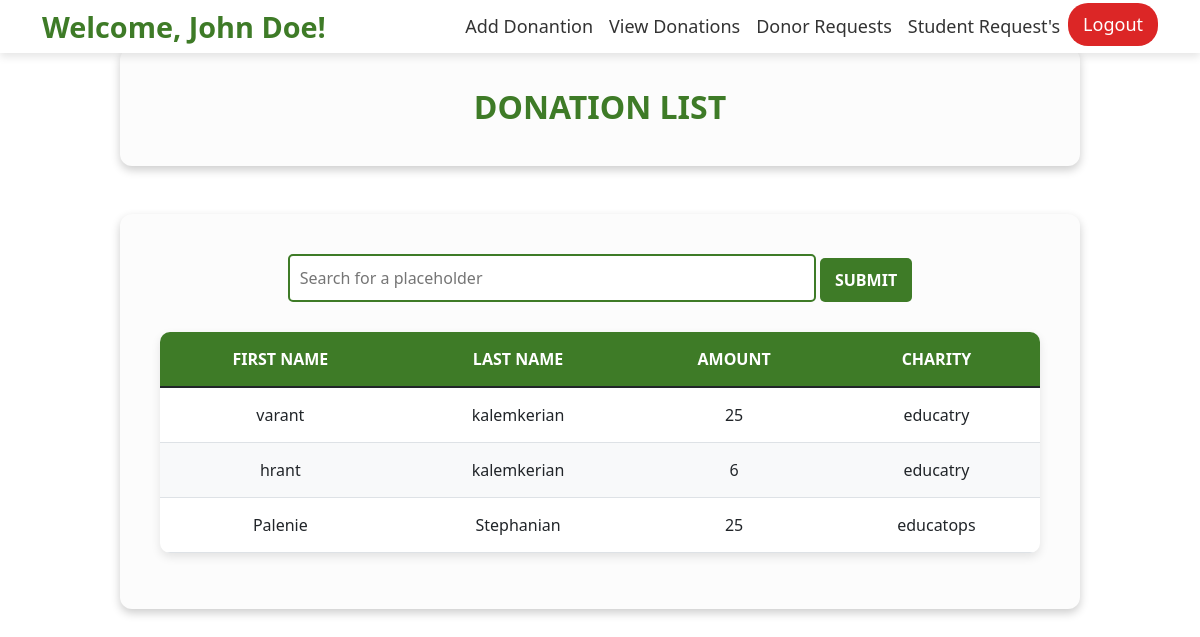
Screenshot of /assets/html/view.php (signed in) with the database file from the repository.
### tables this page shows
CREATE TABLE `donation` (
  `id` int(10) NOT NULL,
  `firstName` varchar(50) NOT NULL,
  `lastName` varchar(50) NOT NULL,
  `amount` bigint(20) NOT NULL,
  `phoneNumber` bigint(8) NOT NULL,
  `email` varchar(50) NOT NULL,
  `charity_id` int(11) NOT NULL
);

CREATE TABLE `charity` (
  `id` int(11) NOT NULL,
  `c_name` varchar(50) NOT NULL,
  `img` blob NOT NULL,
  `title` varchar(150) NOT NULL,
  `text_desc` varchar(500) NOT NULL,
  `code_type` int(11) NOT NULL
);

### assets/html/view.php (the view, shortened to what this page needs)
<?php
    include '../php/connection.php';
?>
<!DOCTYPE html>
<html lang="en">
<head>
    <link href="https://cdn.jsdelivr.net/npm/bootstrap@5.1.3/dist/css/bootstrap.min.css" rel="stylesheet">
    <link rel="stylesheet" href="../css/styles.css">
</head>
<body>
    <nav id="#navbar" class="navbar navbar-expand-lg bg-white py-0 fixed-top">
        <div class="container">
            <a href="" class="navbar-brand text-dark logo">
             <?php
                echo isset($_SESSION["admin_name"]) ? "Welcome, " . htmlspecialchars($_SESSION["admin_name"])."!" : "Admin Portal";
             ?>
            </a>
            <div class="collapse navbar-collapse" id="navmenu">
                <ul class="navbar-nav ms-auto">
                    <li class="nav-item">
                        <a href="insert.php" class="nav-link">Add Donantion</a>
                    </li>
                    <li class="nav-item">
                        <a href="#" class="nav-link">View Donations</a>
                    </li>
                    <li class="nav-item">
                        <a href="showrequests.php" class="nav-link">Donor Requests</a>
                    </li>
                      <li class="nav-item">
                        <a href="studentRequest.php" class="nav-link">Student Request's</a>
                    </li>
                    <li class="nav-item">
                    <?php if (isset($_SESSION['admin_id'])): ?>
                        <a href="logout.php" class="nav-link"
                        style="border-radius: 20px;color: white !important; background-color: #DC2626; padding: 8px 15px; text-align: center; text-decoration: none; display: inline-block;">
                            Logout
                        </a>
                    <?php endif; ?>
                    </li>
                </ul>
            </div>
        </div>
    </nav>
    <h2 class="text-center mt-5" style="color:#3E7B27;">Donation list</h2>
    <div class="mt-5 container">
        <form action="../php/search.php" method="POST">
            <input type="search" name="search" placeholder="Search for a placeholder" method="POST">
            <input type="submit" class="btn btn-danger" name="submit-search">
        </form>
        <table class="table">
            <thead class="thead-dark">
                <tr>
                    <th scope="col">First Name</th>
                    <th scope="col">Last Name</th>
                    <th scope="col">Amount</th>
                    <th scope="col">Charity</th>
                </tr>
            </thead>
            <?php
            $query = 'SELECT donation.firstName, donation.lastName, donation.amount, charity.c_name
                    FROM donation INNER JOIN charity ON donation.charity_id = charity.id';
            $result2 = mysqli_query($con, $query);
            $queryResults = mysqli_num_rows($result2);
            if($queryResults > 0){
            while ($row = mysqli_fetch_array($result2)) {
                    ?>
            <tr>
                <td><?php
                echo $row['firstName']
                ?> </td>
                                    <td><?php
                echo $row['lastName']
                ?> </td>
                                    <td><?php
                echo $row['amount']
                ?> </td>
                                    <td><?php
                echo $row['c_name']
                ?> </td>
                </tr>
                <?php
        }
    }
        ?>
        </table>
    </div>
</body>

### assets/css/styles.css (style rules this page uses)
.navbar { box-shadow: 0 4px 8px rgba(0, 0, 0, 0.1); transition: all 0.3s ease-in-out; }
.navbar-brand { font-size: 1.8rem; font-weight: bold; color: #3E7B27 !important; }
.navbar-nav .nav-link { font-size: 1.1rem; font-weight: 500; color: #333 !important; padding: 10px 15px; transition: color 0.3s, transform 0.2s; }
.mt-5 { margin-top: 50px; padding: 40px; background: rgb(252, 252, 252); border-radius: 12px; box-shadow: 0 4px 10px rgba(0, 0, 0, 0.2); text-align: center; max-width: 80%; margin-left: auto; margin-right: auto; }
.btn-danger { background: #3E7B27; font-size: 1.2rem; padding: 10px 20px; border-radius: 8px; transition: 0.3s; font-weight: bold; text-transform: uppercase; }
.navbar { box-shadow: 0 4px 8px rgba(0, 0, 0, 0.1); }
.navbar-nav .nav-link { font-size: 18px; padding: 10px 15px; transition: color 0.3s; }
h2 { font-size: 32px; font-weight: bold; text-transform: uppercase; text-align: center; margin-top: 50px; color: #3E7B27; }
form input[type="search"] { width: 60%; padding: 10px; border: 2px solid #3E7B27; border-radius: 5px; outline: none; font-size: 16px; }
form input[type="submit"] { padding: 10px 15px; background-color: #3E7B27; color: white; border: none; border-radius: 5px; cursor: pointer; font-size: 16px; transition: background 0.3s; }
.table { background: white; border-radius: 10px; overflow: hidden; box-shadow: 0 4px 10px rgba(0, 0, 0, 0.1); margin-top: 30px; }
.table th { background-color: #3E7B27; color: white; text-transform: uppercase; }
.table td, .table th { padding: 15px; text-align: center; }
.table tr:nth-child(even) { background-color: #f8f9fa; }

### rows the page displays
donation: firstName "varant", lastName "kalemkerian", amount "25", charity.c_name "educatry"
donation: firstName "hrant", lastName "kalemkerian", amount "6", charity.c_name "educatry"
donation: firstName "Palenie", lastName "Stephanian", amount "25", charity.c_name "educatops"

### other values shown
$_SESSION["admin_name"] "John Doe"
